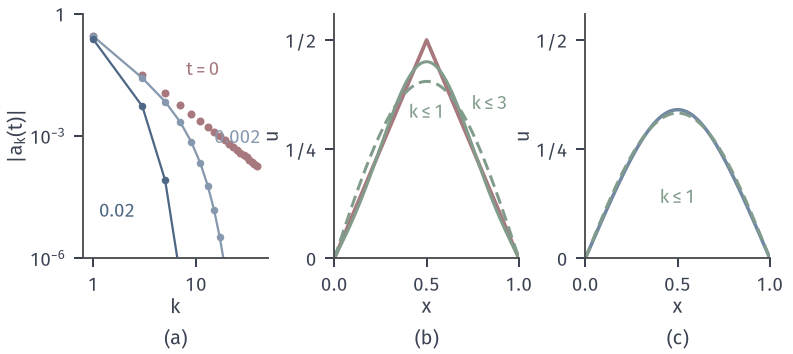

Generate this figure with Python:
from pathlib import Path
import sys
HERE = Path(__file__).resolve().parent
sys.path.insert(0, str(HERE.parent/"heat-common"))
from heat_fig import *
# Sine coefficients and partial sums of the tent at t=0 and t=0.02.
fig, axes = figure(width_mm=112, height_mm=50, ncols=3)
panel(fig, left=.105, wspace=.36, bottom=.27)
ax = axes[0]; k = np.arange(1, 40, 2); cc = shades(3)
ax.loglog(k, np.abs(cs(k)), 'o', ms=3.2, color=RED, mew=0)
for t, c in zip((.002, .02), cc[1:]):
    ax.loglog(k, np.abs(cs(k))*np.exp(-(k*pi)**2*t), 'o-', ms=3, color=c, mew=0, lw=.9)
lab(ax, 8, 3e-2, '$t=0$', RED, ha='left'); lab(ax, 15, 1.5e-3, '$0.002$', cc[1], ha='left', va='top'); lab(ax, 1.7, 1e-5, '$0.02$', cc[2], ha='center')
ax.set_xlim(.8, 50); ax.set_ylim(1e-6, 1); ax.minorticks_off(); ax.set_xticks([1, 10]); ax.set_xticklabels(['1', '10']); ax.set_yticks([1, 1e-3, 1e-6]); ax.set_yticklabels(['1', '$10^{-3}$', '$10^{-6}$']); axlab(ax, '$k$', r'$| a_k(t)|$')
def S(t, N): return sum(cs(j)*np.exp(-(j*pi)**2*t)*np.sqrt(2)*np.sin(j*pi*X) for j in range(1, N+1, 2))
ax = axes[1]
ax.plot(X, tent(X), color=RED, lw=1.5); ax.plot(X, S(0, 1), color=GREEN, lw=1.2, ls=DASH); ax.plot(X, S(0, 3), color=GREEN, lw=1.2)
lab(ax, .5, .32, '$k\\leq 1$', GREEN, ha='center'); lab(ax, .84, .34, '$k\\leq 3$', GREEN, ha='center')
ax.set_xlim(0, 1); ax.set_ylim(0, .56); ax.set_xticks([0, .5, 1]); ax.set_yticks([0, .25, .5]); ax.set_yticklabels(['0', '1/4', '1/2']); axlab(ax, yl='$u$')
ax = axes[2]
ax.plot(X, uD(X, .02), color=BLUE, lw=1.4); ax.plot(X, S(.02, 1), color=GREEN, lw=1.2, ls=DASH)
lab(ax, .5, .125, '$k\\leq 1$', GREEN, ha='center')
ax.set_xlim(0, 1); ax.set_ylim(0, .56); ax.set_xticks([0, .5, 1]); ax.set_yticks([0, .25, .5]); ax.set_yticklabels(['0', '1/4', '1/2']); axlab(ax, yl='$u$')
tags(fig, axes)
save(fig, HERE, 'figure', {'c1,3,5': [float(cs(j)) for j in (1, 3, 5)], 'S1(.5,.02)': float(S(.02, 1)[400]), 'exact': float(uD(.5, .02)[0])})
